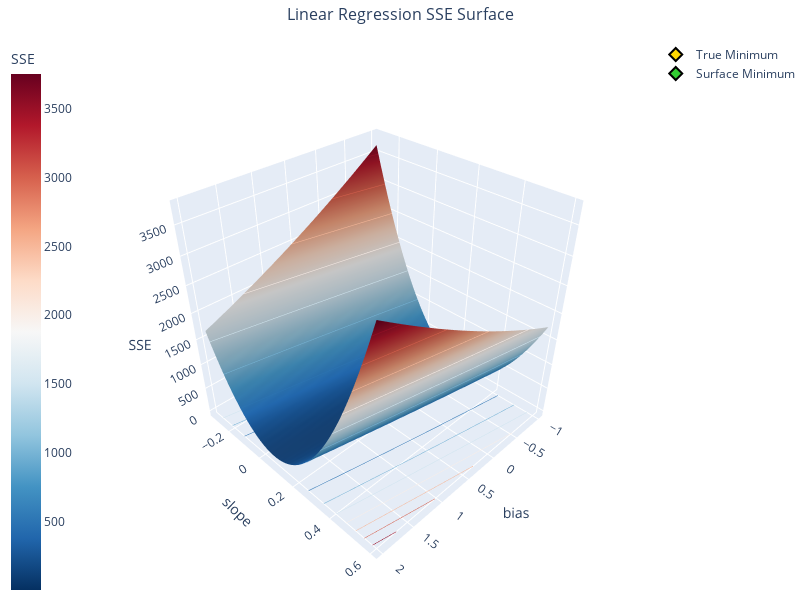

Notebook code cell kept with this figure:
### Markdown cell above
## Visualisatie van het $SSE$ oppervlak

We kunnen in deze éénvoudige simulatie met 2 parameters ($b_1$ en $b_2$), de $SSE$ _loss_ functie voorstellen als een 3D oppervlak: $\{x: b_1, y: b_2, z: SSE\}$. We maken:
1. een _grid_ van $(b_1, b_2)$ coördinaten $(x, y)$,
2. berekenen de overeenkomstige $SSE$ (als $z$-coördinaat) en
3. gebruiken Plotly om de resulterende 3D coördinaten als een oppervlak af te beelden.

### Code cell
from ml_courses.sim.linear_regression_sse_viz import LinearRegressionSSEVisualizer

viz = LinearRegressionSSEVisualizer(
    x_data=order_totals, y_data=observed_tips, true_bias=true_base_tip, true_slope=true_tip_rate
)

fig = viz.create_3d_surface_plot(resolution=40)
fig.show()

### Figure 1 — Plotly figure (JSON) as saved in the notebook; plotly's stock layout.template omitted (floating-point values rounded to 4 significant figures; data arrays with more than 128 entries replaced by an {"elided": "..."} marker saying what was removed)
{"data": [{"colorbar": {"title": {"text": "SSE"}, "x": -0.2}, "colorscale": [[0, "rgb(5,48,97)"], [0.1, "rgb(33,102,172)"], [0.2, "rgb(67,147,195)"], [0.3, "rgb(146,197,222)"], [0.4, "rgb(209,229,240)"], [0.5, "rgb(247,247,247)"], [0.6, "rgb(253,219,199)"], [0.7, "rgb(244,165,130)"], [0.8, "rgb(214,96,77)"], [0.9, "rgb(178,24,43)"], [1, "rgb(103,0,31)"]], "contours": {"z": {"highlightcolor": "limegreen", "project": {"z": true}, "show": true, "usecolormap": true}}, "hovertemplate": "<b>Parameters:</b><br>bias: %{x:.3f}<br>slope: %{y:.3f}<br>SSE: %{z:.3f}<br><extra></extra>", "name": "SSE Surface", "showscale": true, "type": "surface", "x": {"elided": "40x40 float values"}, "y": {"elided": "40x40 float values"}, "z": {"elided": "40x40 float values"}}, {"hovertemplate": "<b>True Minimum:</b><br>bias: %{x:.3f}<br>slope: %{y:.3f}<br>SSE: %{z:.3f}<br><extra></extra>", "marker": {"color": "gold", "line": {"color": "black", "width": 2}, "size": 10, "symbol": "diamond"}, "mode": "markers", "name": "True Minimum", "type": "scatter3d", "x": [0.5], "y": [0.15], "z": [2.711]}, {"hovertemplate": "<b>Surface Minimum:</b><br>bias: %{x:.3f}<br>slope: %{y:.3f}<br>SSE: %{z:.3f}<br><extra></extra>", "marker": {"color": "limegreen", "line": {"color": "black", "width": 2}, "size": 10, "symbol": "diamond"}, "mode": "markers", "name": "Surface Minimum", "type": "scatter3d", "x": [0.6154], "y": [0.1385], "z": [2.517]}], "layout": {"height": 600, "margin": {"b": 0, "l": 80, "r": 0, "t": 40}, "scene": {"camera": {"eye": {"x": 1.5, "y": 1.5, "z": 1.5}}, "xaxis": {"title": {"text": "bias"}}, "yaxis": {"title": {"text": "slope"}}, "zaxis": {"title": {"text": "SSE"}}}, "title": {"font": {"size": 16}, "text": "Linear Regression SSE Surface", "x": 0.5}, "width": 800}}
